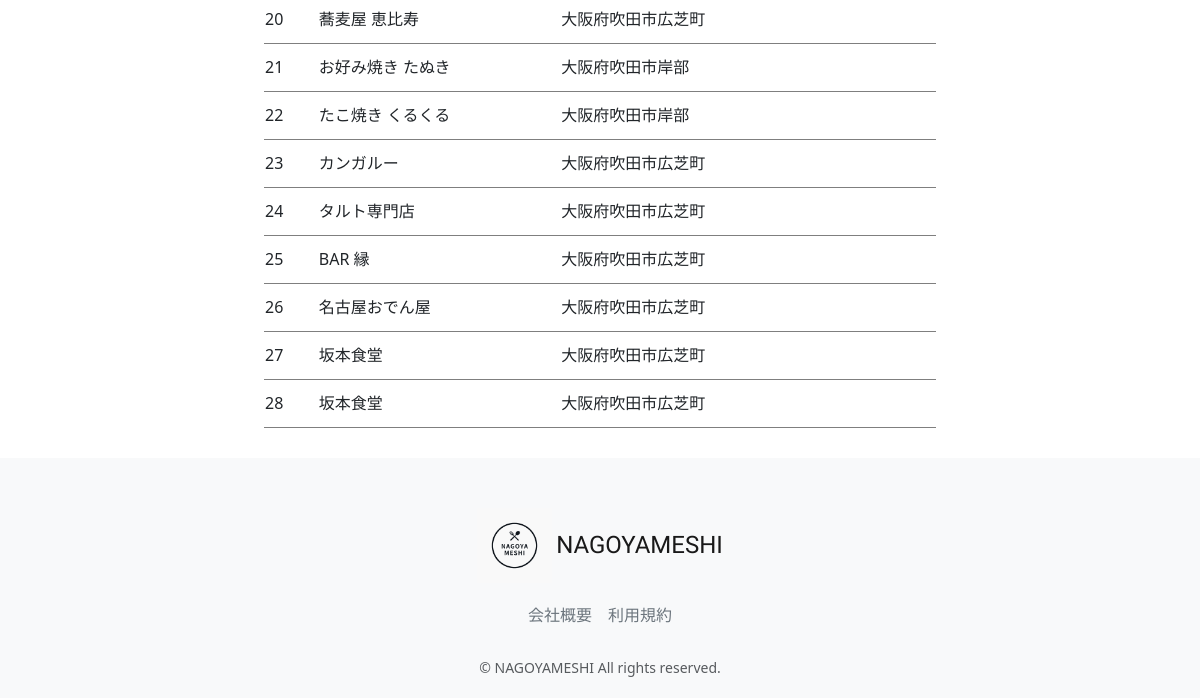
The app's page /accounts/management/restaurant-manage-list (signed in, lower part), older data.
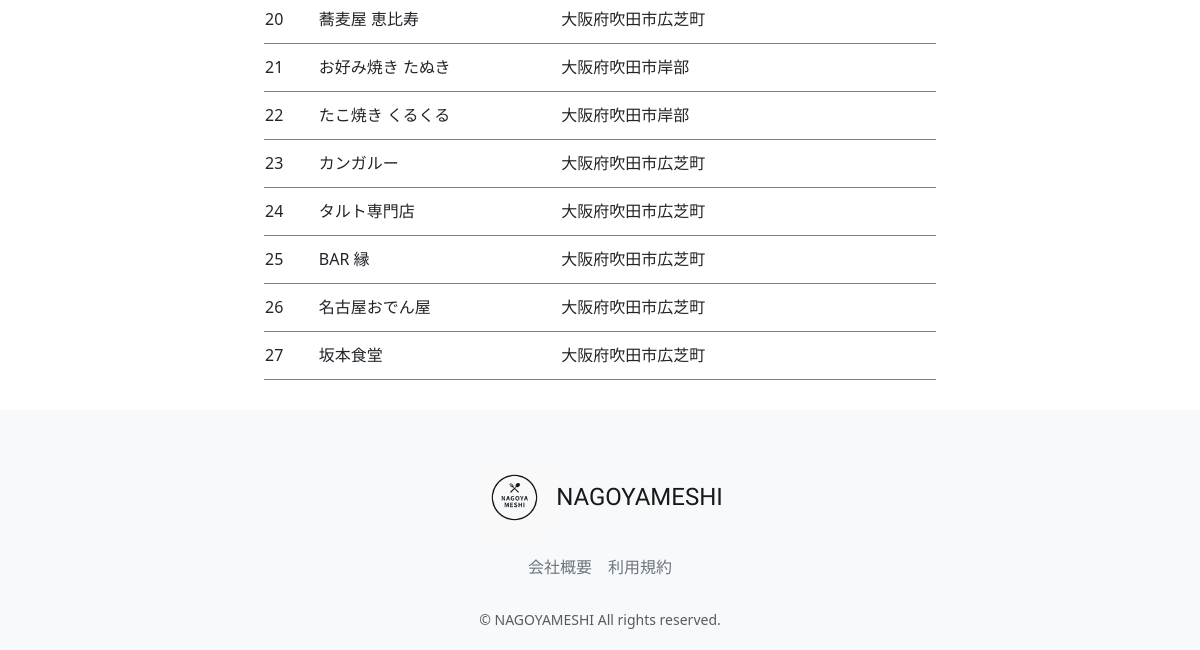
The same page, newer data.
### restaurant/models.py (models this page shows, shortened)
class Restaurant(models.Model):
    name = models.CharField(verbose_name='店舗名', max_length=64)
    description = models.CharField(verbose_name='説明', max_length=128)
    price = models.CharField(verbose_name='価格帯', max_length=32)
    zip_code = models.CharField(verbose_name='郵便番号', max_length=32)
    address = models.CharField(verbose_name='住所', max_length=128)
    business_time = models.CharField(verbose_name='営業時間', max_length=64)
    close_day_of_week = models.CharField(verbose_name='定休日', max_length=32)
    seats_number = models.CharField(verbose_name='座席数', max_length=32)
    category = models.ForeignKey(Category, verbose_name='カテゴリー', on_delete=models.PROTECT)
    rate = models.FloatField(verbose_name='レート', default=0.0)
    review_num = models.IntegerField(verbose_name='レビュー数', default=0)
    reservation_num = models.IntegerField(verbose_name='予約数', default=0)
    photo = models.ImageField(verbose_name='写真', blank=True, null=True)
    created_at = models.DateTimeField(verbose_name='作成日時', auto_now_add=True)
    updated_at = models.DateTimeField(verbose_name='更新日時', auto_now=True)
    class Meta:
        verbose_name_plural = 'Restaurant'

### accounts/views.py (the view)
# urls.py: path("management/restaurant-manage-list",views.ManagementRestaurantListView.as_view(), name="restaurant_manage_list"),
class ManagementRestaurantListView(onlyMnagementUserMixin, generic.ListView):
    template_name = "management/restaurant_manage_list.html"
    model = Restaurant
    def get_context_data(self, **kwargs):
        context = super().get_context_data(**kwargs)
        context["selected"] = "restaurant"
        return context

### accounts/mixins.py (called while the page is built)
    def test_func(self):
        user = self.request.user
        return user.is_staff

### accounts/templates/management/restaurant_manage_list.html (shortened to what this page needs)
{% extends "management/manage_base.html" %}
{% load static %}
{% block sub_content %}
  <table class="manage_list">
    <tbody>
      {% for restaurant in object_list %}
        <tr onclick="location.href='{% url 'restaurant_update' pk=restaurant.pk %}'">
            <td>{{ restaurant.pk }}</td>
            <td>{{ restaurant.name }}</td>
            <td>{{ restaurant.address }}</td>
        </tr>
      {% endfor %}
    </tbody>
  </table>
{% endblock %}

Row changes from the older to the newer data that the page shows:
removed Restaurant: pk "28", name "坂本食堂", address "大阪府吹田市広芝町"
